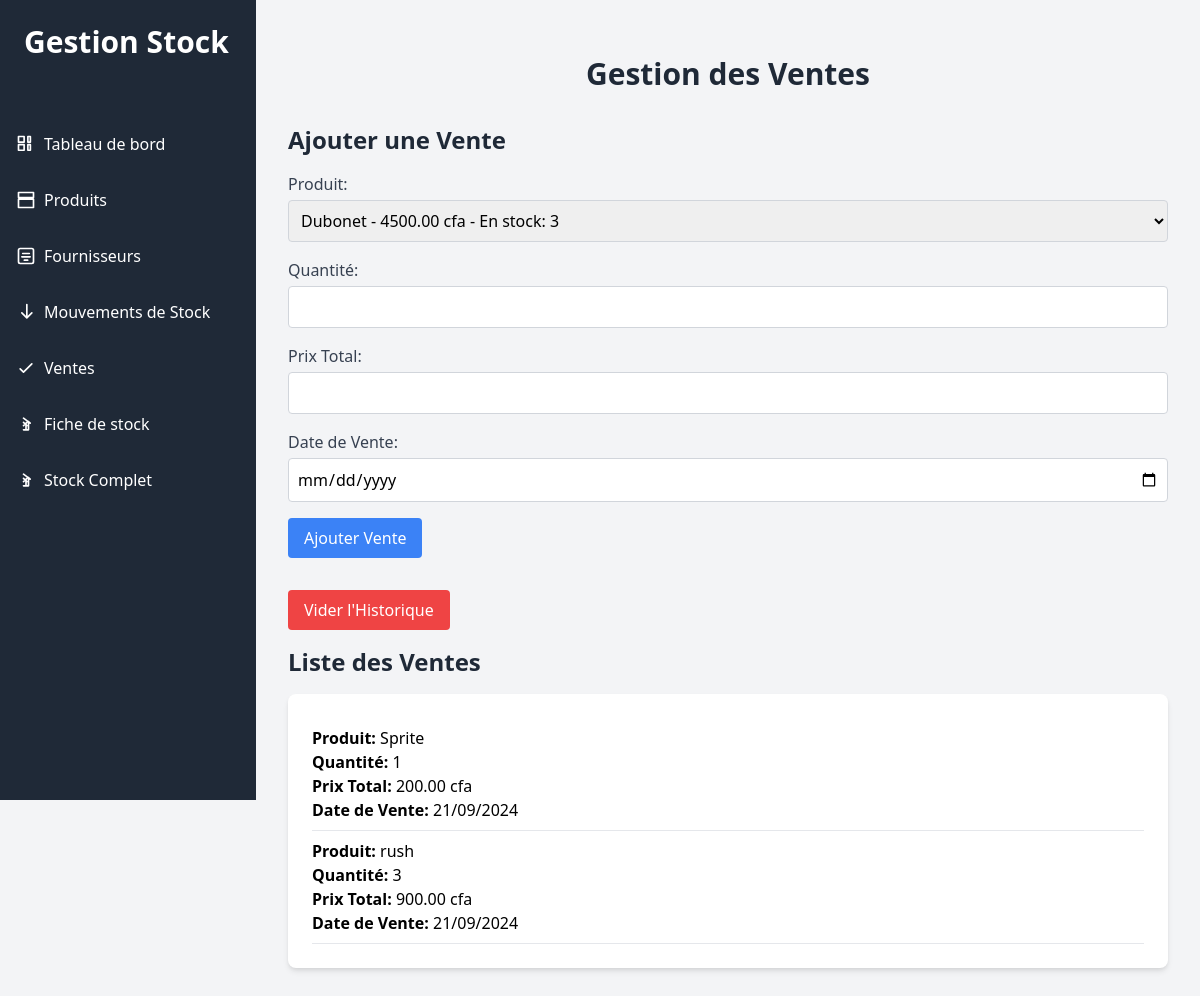
The app's page /ventes.php with its own data.
### tables this page shows
CREATE TABLE IF NOT EXISTS `ventes` (
  `id` int NOT NULL AUTO_INCREMENT,
  `produit_id` int NOT NULL,
  `quantite` int NOT NULL,
  `prix_total` decimal(10,2) NOT NULL,
  `date_vente` timestamp NULL DEFAULT CURRENT_TIMESTAMP,
  `prix` decimal(10,2) DEFAULT NULL,
  PRIMARY KEY (`id`),
  KEY `produit_id` (`produit_id`)
);

CREATE TABLE IF NOT EXISTS `produits` (
  `id` int NOT NULL AUTO_INCREMENT,
  `nom` varchar(255) NOT NULL,
  `description` text,
  `quantite` int NOT NULL,
  `prix` decimal(10,2) NOT NULL,
  `type_vente` varchar(50) DEFAULT NULL,
  `fournisseur_id` int DEFAULT NULL,
  `prix_unitaire` decimal(10,2) DEFAULT NULL,
  `stock` int NOT NULL DEFAULT '0',
  PRIMARY KEY (`id`)
);

### public/ventes.php (the view, shortened to what this page needs)
<?php
require_once 'db_connect.php';
$query_produits = "SELECT id, nom, prix, quantite FROM produits";
$result_produits = $conn->query($query_produits);
$produits = [];
while ($row = $result_produits->fetch_assoc()) {
    $produits[] = $row;
}
$query = "SELECT v.id, p.nom AS produit, v.quantite, v.prix_total AS prix, v.date_vente
          FROM ventes v
          JOIN produits p ON v.produit_id = p.id";
$result = $conn->query($query);
$ventes = [];
while ($row = $result->fetch_assoc()) {
    $ventes[] = $row;
}
?>
<!DOCTYPE html>
<html lang="fr">
<head>
    <link href="css/styles.css" rel="stylesheet">
    <link href="https://cdn.jsdelivr.net/npm/tailwindcss@2.2.19/dist/tailwind.min.css" rel="stylesheet">
</head>
<body class="bg-gray-100">
    <div class="flex">
 <div class="h-screen w-64 bg-gray-800 text-white fixed top-0 left-0">
        <div class="p-6">
            <h1 class="text-3xl font-semibold">Gestion Stock</h1>
        </div>
        <nav class="mt-10">
            <ul>
                <li class="mb-4">
                    <a href="index.php" class="block py-2 px-4 hover:bg-gray-700 rounded flex items-center">
                        <svg xmlns="http://www.w3.org/2000/svg" class="h-5 w-5 mr-2" fill="none" viewBox="0 0 24 24" stroke="currentColor">
                            <path stroke-linecap="round" stroke-linejoin="round" stroke-width="2" d="M9.75 3v6.75H3V3h6.75zm7.5 0v6.75H14.25V3h3zm-7.5 9.75v6.75H3v-6.75h6.75zm7.5 0v6.75H14.25v-6.75h3z" />
                        </svg>
                        Tableau de bord
                    </a>
                </li>
                <li class="mb-4">
                    <a href="produits.php" class="block py-2 px-4 hover:bg-gray-700 rounded flex items-center">
                        <svg xmlns="http://www.w3.org/2000/svg" class="h-5 w-5 mr-2" fill="none" viewBox="0 0 24 24" stroke="currentColor">
                            <path stroke-linecap="round" stroke-linejoin="round" stroke-width="2" d="M3 3h18v6H3V3zm0 8h18v10H3V11z" />
                        </svg>
                        Produits
                    </a>
                </li>
                <li class="mb-4">
                    <a href="fournisseurs.php" class="block py-2 px-4 hover:bg-gray-700 rounded flex items-center">
                        <svg xmlns="http://www.w3.org/2000/svg" class="h-5 w-5 mr-2" fill="none" viewBox="0 0 24 24" stroke="currentColor">
                            <path stroke-linecap="round" stroke-linejoin="round" stroke-width="2" d="M5 3h14a2 2 0 012 2v14a2 2 0 01-2 2H5a2 2 0 01-2-2V5a2 2 0 012-2zm3 6h8M7 13h10m-7 4h4" />
                        </svg>
                        Fournisseurs
                    </a>
                </li>
                <li class="mb-4">
                    <a href="mouvements.php" class="block py-2 px-4 hover:bg-gray-700 rounded flex items-center">
                        <svg xmlns="http://www.w3.org/2000/svg" class="h-5 w-5 mr-2" fill="none" viewBox="0 0 24 24" stroke="currentColor">
                            <path stroke-linecap="round" stroke-linejoin="round" stroke-width="2" d="M19 13l-6 6m0 0l-6-6m6 6V3" />
                        </svg>
                        Mouvements de Stock
                    </a>
                </li>
                <li class="mb-4">
                    <a href="ventes.php" class="block py-2 px-4 hover:bg-gray-700 rounded flex items-center">
                        <svg xmlns="http://www.w3.org/2000/svg" class="h-5 w-5 mr-2" fill="none" viewBox="0 0 24 24" stroke="currentColor">
                            <path stroke-linecap="round" stroke-linejoin="round" stroke-width="2" d="M5 13l4 4L19 7" />
                        </svg>
                        Ventes
                    </a>
                </li>
                <li class="mb-4">
                    <a href="fiche_de_stock.php" class="block py-2 px-4 hover:bg-gray-700 rounded flex items-center">
                        <svg xmlns="http://www.w3.org/2000/svg" class="h-5 w-5 mr-2" fill="none" viewBox="0 0 24 24" stroke="currentColor">
                            <path stroke-linecap="round" stroke-linejoin="round" stroke-width="2" d="M9 14l2-2m0 0l2-2m-2 2l-2-2m2 2l2 2M12 12v7m0 0H9m3 0h3m0 0V9m0 0l2 2m0 0l-2-2m2 2L9 5" />
                        </svg>
                        Fiche de stock
                    </a>
                </li>
                <li class="mb-4">
                    <a href="stock.php" class="block py-2 px-4 hover:bg-gray-700 rounded flex items-center">
                        <svg xmlns="http://www.w3.org/2000/svg" class="h-5 w-5 mr-2" fill="none" viewBox="0 0 24 24" stroke="currentColor">
                            <path stroke-linecap="round" stroke-linejoin="round" stroke-width="2" d="M9 14l2-2m0 0l2-2m-2 2l-2-2m2 2l2 2M12 12v7m0 0H9m3 0h3m0 0V9m0 0l2 2m0 0l-2-2m2 2L9 5" />
                        </svg>
                        Stock Complet
                    </a>
                </li>
            </ul>
        </nav>
    </div>
        <div class="ml-64 p-8 w-full">
            <h1 class="text-3xl font-bold text-center text-gray-800 mb-8">Gestion des Ventes</h1>
            <h2 class="text-2xl font-bold text-gray-800 mb-4">Ajouter une Vente</h2>
            <form action="" method="POST">
                <div class="mb-4">
                    <label class="block text-gray-700">Produit:</label>
                    <select name="produit_id" class="w-full p-2 border border-gray-300 rounded mt-1" required>
                        <?php foreach ($produits as $produit): ?>
                            <option value="<?php echo $produit['id']; ?>">
                                <?php echo htmlspecialchars($produit['nom']); ?> - <?php echo htmlspecialchars($produit['prix']); ?> cfa - En stock: <?php echo htmlspecialchars($produit['quantite']); ?>
                            </option>
                        <?php endforeach; ?>
                    </select>
                </div>
                <div class="mb-4">
                    <label class="block text-gray-700">Quantité:</label>
                    <input type="number" name="quantite" class="w-full p-2 border border-gray-300 rounded mt-1" required>
                </div>
                <div class="mb-4">
                    <label class="block text-gray-700">Prix Total:</label>
                    <input type="text" name="prix_total" class="w-full p-2 border border-gray-300 rounded mt-1" readonly>
                </div>
                <div class="mb-4">
                    <label class="block text-gray-700">Date de Vente:</label>
                    <input type="date" name="date_vente" class="w-full p-2 border border-gray-300 rounded mt-1" required>
                </div>
                <button type="submit" class="bg-blue-500 text-white px-4 py-2 rounded hover:bg-blue-600">Ajouter Vente</button>
            </form>
            <form action="" method="POST">
                <button type="submit" class="bg-red-500 text-white px-4 py-2 rounded hover:bg-red-600 mt-4">Vider l'Historique</button>
            </form>
            <h2 class="text-2xl font-bold text-gray-800 mb-4">Liste des Ventes</h2>
            <ul id="saleList" class="bg-white p-6 rounded-lg shadow-md">
                <?php if (count($ventes) > 0): ?>
                    <?php foreach ($ventes as $vente): ?>
                        <li class="border-b border-gray-200 py-2">
                            <p><strong>Produit:</strong> <?php echo htmlspecialchars($vente['produit']); ?></p>
                            <p><strong>Quantité:</strong> <?php echo htmlspecialchars($vente['quantite']); ?></p>
                            <p><strong>Prix Total:</strong> <?php echo htmlspecialchars($vente['prix']); ?> cfa</p>
                            <p><strong>Date de Vente:</strong> <?php echo date('d/m/Y', strtotime($vente['date_vente'])); ?></p>
                            </li>
                    <?php endforeach; ?>
                <?php else: ?>
                    <li>Aucune vente trouvée.</li>
                <?php endif; ?>
            </ul>
        </div>
    </div>
</body>
</html>

### records on screen
ventes: produit.nom "Sprite", quantite "1", prix_total "200.00", date_vente "21/09/2024"
ventes: produit.nom "rush", quantite "3", prix_total "900.00", date_vente "21/09/2024"

### other values on screen
form field produit_id "Dubonet - 4500.00 cfa - En stock: 3"
